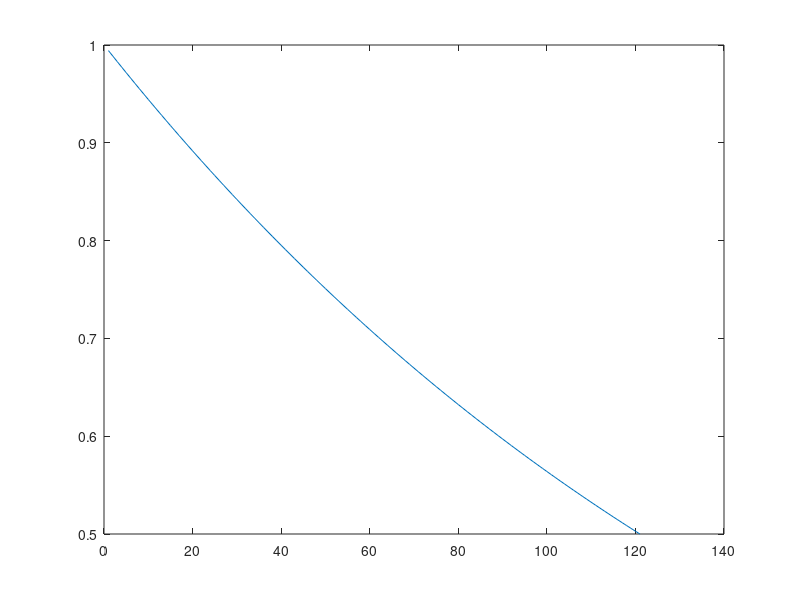
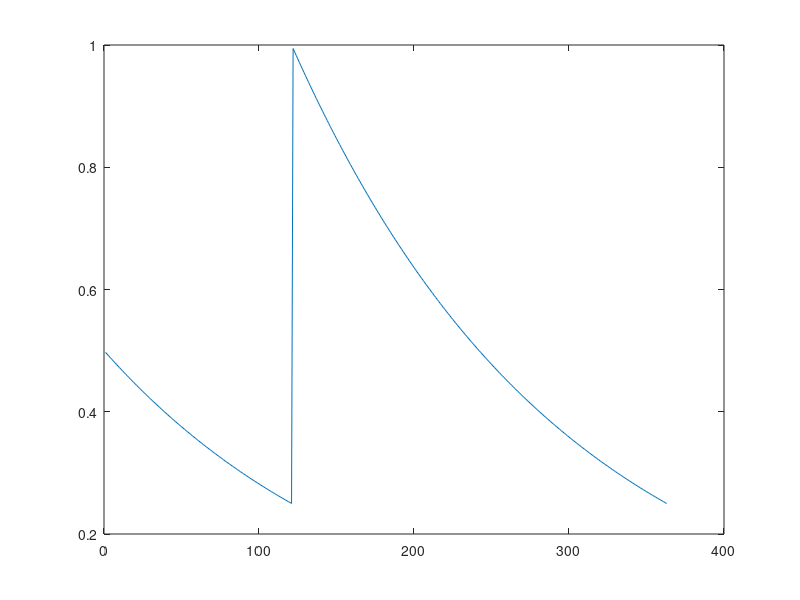

Write the MATLAB code that produced these figures, in order. (Note: this script raises an error after producing the figures.)

t=1:121;
a=exp(-t/121*log(2));

figure;plot(a);

ae=[a*0.5,a,a*0.5];

figure;plot(ae);
%%
hold on;plot(0:362,abs(ifft1c(ae,2))/3.7,'g');

%%
gamma=42.58e6;  %s-1/T
fov=0.21;   % m

gamma=gamma*1e-9;  %us-1/mT

 mom=1/gamma/fov*420/3; %us*mT/cm
 
 
 
 

